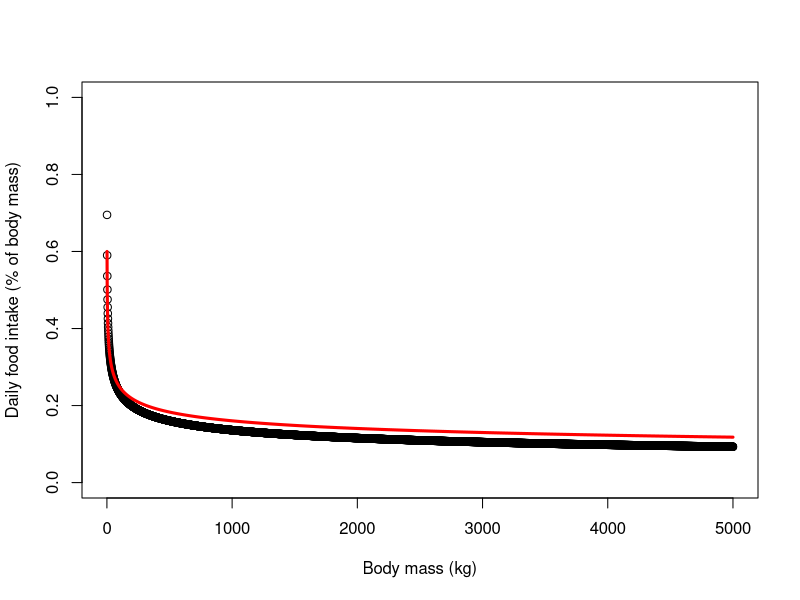
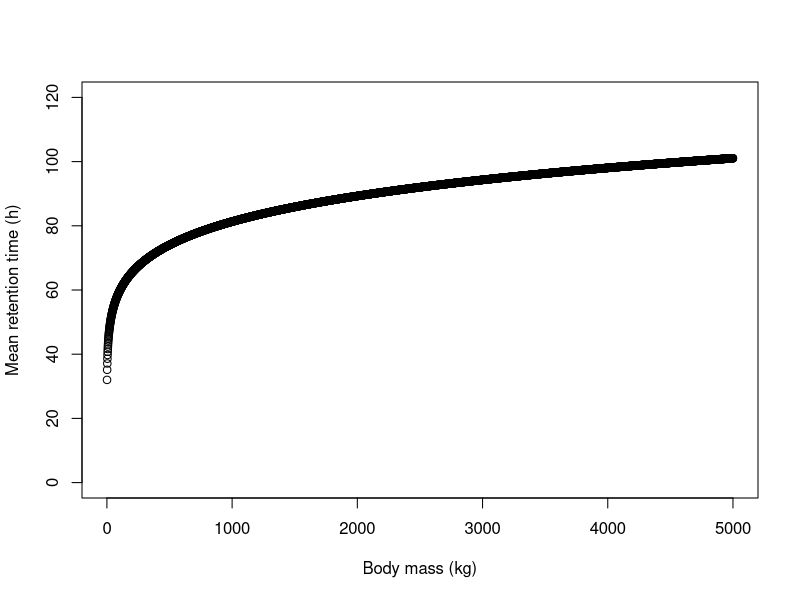
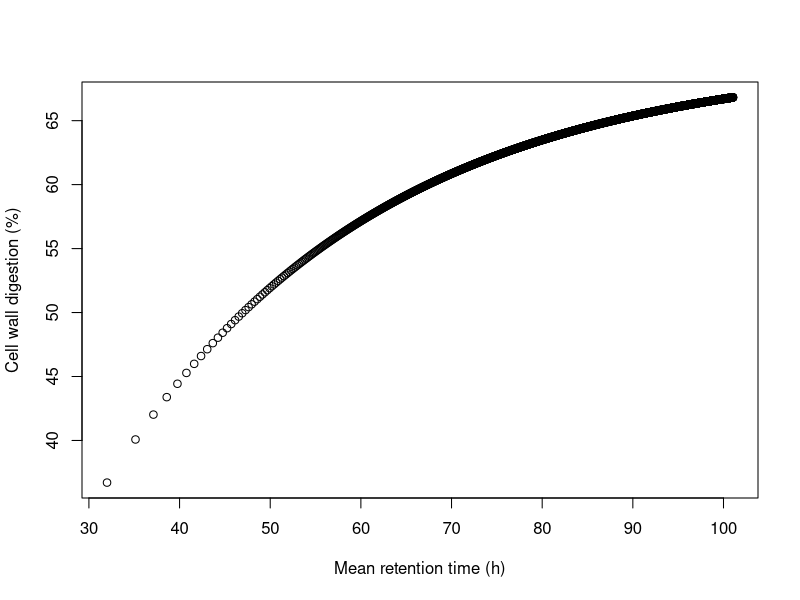
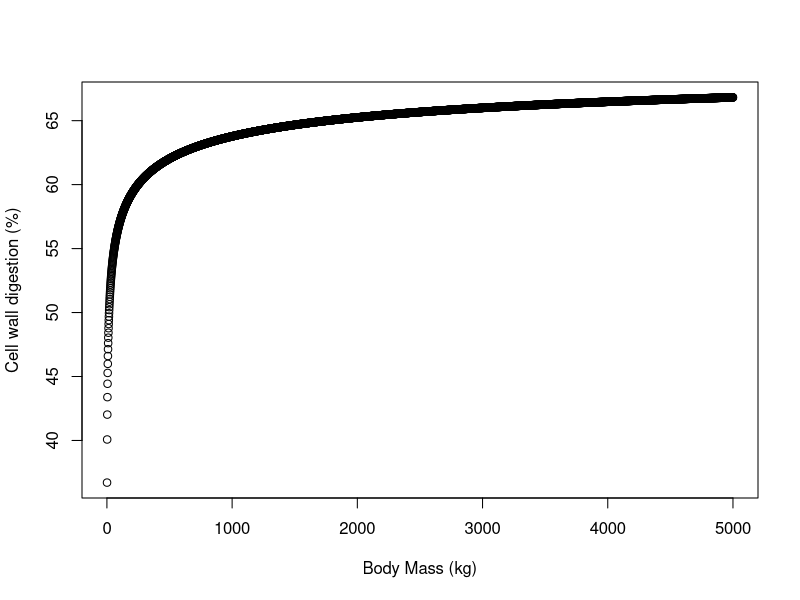

Recreate these plots in R, in order.
# Author: Liam Langan
# Herbivory trade-offs

## Relationships taken from From - Normal Owen Smith (The influence of very large body size on ecology) unless otherwise stated.
##------------------------------------------------------------------------------------------------
## Chapter 5 (Body size and nutritional physiology) 
mass <- seq(1, 5000, by=1)
daily_food_intake <- function(mass){0.695*(mass^-0.236)} # Fig. 5.1 Normal Owen Smith
plot(mass, daily_food_intake(mass), ylab="Daily food intake (% of body mass)", xlab="Body mass (kg)", ylim=c(0,1))

daily_food_intake2 <- function(mass){0.6*(mass^-0.191)} # Fig. 5.2 Normal Owen Smith
# plot(mass, daily_food_intake2(mass), ylab="Daily food intake (% of body mass)", xlab="Body mass (kg)", ylim=c(0,1))
lines(mass, daily_food_intake2(mass), col="red", lwd=3)

mean_retention_time_hindgut <- function(mass){32*(mass^0.135)} # Fig. 5.3 Normal Owen Smith
plot(mass, mean_retention_time_hindgut(mass), ylab="Mean retention time (h)", xlab="Body mass (kg)", ylim=c(0,120))

log_e_residual_digestable_cell_wall <- function(mean_retention_time_hindgut){ (4.95 - (0.034*mean_retention_time_hindgut))} # Fig. 5.5 Normal Owen Smith
# 0.7 scales to a maximum of 70% digestion
cell_wall_digestion_percent <- function(log_e_residual_digestable_cell_wall) { (100 - exp(log_e_residual_digestable_cell_wall(mean_retention_time_hindgut(mass))))*0.7} # Fig. 5.5 Normal Owen Smith
# I have no access to original paper (Waldo, D. R., Smith, L. W. & Cox, E. L. (1972). Model of cellulose disappearance from the rumen. J. Dairy Science, 55, 1 25-8.)
plot(mean_retention_time_hindgut(mass), cell_wall_digestion_percent(log_e_residual_digestable_cell_wall(mean_retention_time_hindgut(mass))), xlab="Mean retention time (h)", ylab="Cell wall digestion (%)" ) # this looks correct
plot(mass, cell_wall_digestion_percent(log_e_residual_digestable_cell_wall(mean_retention_time_hindgut(mass))), xlab="Body Mass (kg)", ylab="Cell wall digestion (%)" ) # this looks correct
#plot(mass, cell_wall_digestion_percent(log_e_residual_digestable_cell_wall(mean_retention_time_hindgut(mass))), xlab="Body Mass (kg)", ylab="Cell wall digestion (%)", xlim=c(1,30) ) # this looks correct
##------------------------------------------------------------------------------------------------
## Chapter 6 (Body size and nutritional physiology) 
